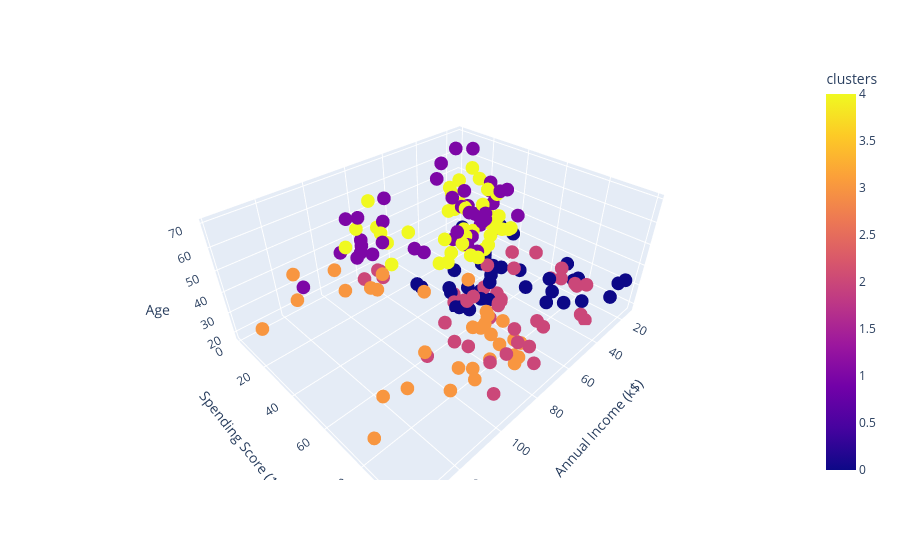

Notebook code for this chart:
### Code cell
fig = px.scatter_3d(
    df,
    x='Annual Income (k$)',
    y='Spending Score (1-100)',
    z='Age',
    color='clusters'
)

fig.show()

### Figure 1 — Plotly figure (JSON) as saved in the notebook; plotly's stock layout.template omitted (floating-point values rounded to 4 significant figures; data arrays with more than 128 entries replaced by an {"elided": "..."} marker saying what was removed)
{"data": [{"hovertemplate": "Annual Income (k$)=%{x}<br>Spending Score (1-100)=%{y}<br>Age=%{z}<br>clusters=%{marker.color}<extra></extra>", "legendgroup": "", "marker": {"color": {"elided": "200 int values"}, "coloraxis": "coloraxis", "symbol": "circle"}, "mode": "markers", "name": "", "scene": "scene", "showlegend": false, "type": "scatter3d", "x": {"elided": "200 int values"}, "y": {"elided": "200 int values"}, "z": {"elided": "200 int values"}}], "layout": {"coloraxis": {"colorbar": {"title": {"text": "clusters"}}, "colorscale": [[0, "#0d0887"], [0.1111, "#46039f"], [0.2222, "#7201a8"], [0.3333, "#9c179e"], [0.4444, "#bd3786"], [0.5556, "#d8576b"], [0.6667, "#ed7953"], [0.7778, "#fb9f3a"], [0.8889, "#fdca26"], [1, "#f0f921"]]}, "legend": {"tracegroupgap": 0}, "margin": {"t": 60}, "scene": {"domain": {"x": [0, 1], "y": [0, 1]}, "xaxis": {"title": {"text": "Annual Income (k$)"}}, "yaxis": {"title": {"text": "Spending Score (1-100)"}}, "zaxis": {"title": {"text": "Age"}}}}}
